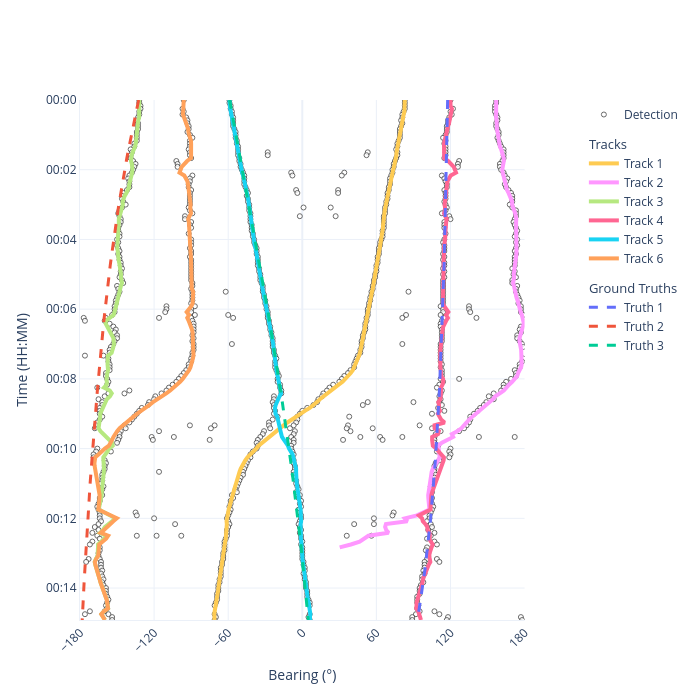

Notebook code cell kept with this figure:
### Code cell
import numpy as np
from stonesoup.dataassociator.neighbour import GNNWith2DAssignment
from stonesoup.dataassociator.probability import JPDA
from stonesoup.deleter.error import CovarianceBasedDeleter
from stonesoup.functions import mod_bearing
from stonesoup.hypothesiser.distance import DistanceHypothesiser
from stonesoup.hypothesiser.probability import PDAHypothesiser
from stonesoup.initiator.simple import MultiMeasurementInitiator
from stonesoup.measures import Mahalanobis
from stonesoup.models.measurement.linear import LinearGaussian
from stonesoup.models.transition.linear import ConstantVelocity
from stonesoup.predictor.kalman import KalmanPredictor
from stonesoup.tracker.simple import MultiTargetMixtureTracker
from stonesoup.types.state import GaussianState
from stonesoup.updater.kalman import KalmanUpdater

from nereus.plotter import plot_btr

transition_model = ConstantVelocity(0.000001)

predictor = KalmanPredictor(transition_model)

measurement_model = LinearGaussian(
    ndim_state=2,
    mapping=[0],
    noise_covar=np.array([[np.deg2rad(12) ** 2]]),
)

updater = KalmanUpdater(measurement_model=measurement_model)

fov_rad = np.deg2rad(360)
expected_false_alarms_per_scan = 3
clutter_spatial_density = expected_false_alarms_per_scan / fov_rad

hypothesiser = PDAHypothesiser(
    predictor=predictor,
    updater=updater,
    clutter_spatial_density=clutter_spatial_density,
    prob_detect=0.85,
)
data_associator = JPDA(hypothesiser=hypothesiser)

init_hypothesiser = DistanceHypothesiser(
    predictor=predictor,
    updater=updater,
    measure=Mahalanobis(),
    missed_distance=6,
)
init_associator = GNNWith2DAssignment(init_hypothesiser)

deleter = CovarianceBasedDeleter(covar_trace_thresh=0.2)

# Get bearing from first detection for prior state
first_detection = next(
    det
    for _, det_set in all_detections
    if det_set
    for det in det_set
)

initial_bearing = float(first_detection.state_vector[0, 0])

prior_state = GaussianState(
    np.array([[first_detection], [0.0]]),
    np.diag([np.deg2rad(5) ** 2, np.deg2rad(0.5) ** 2]),
    timestamp=start_time,
)

initiator = MultiMeasurementInitiator(
    prior_state=prior_state,
    measurement_model=measurement_model,
    deleter=deleter,
    data_associator=init_associator,
    updater=updater,
    min_points=60,
)

kf = MultiTargetMixtureTracker(
    initiator=initiator,
    deleter=deleter,
    detector=all_detections,
    data_associator=data_associator,
    updater=updater,
)

tracks = set()

for _, current_tracks in kf:
    for track in current_tracks:
        track[-1].state_vector[0, 0] = mod_bearing(float(track[-1].state_vector[0, 0]))
    tracks |= current_tracks

plot_btr(
    timesteps=timesteps,
    steering_azimuths=np.rad2deg(steering_azimuths_rad),
    truths=relative_bearing_truths,
    detections=detections_for_plotter,
    tracks=tracks,
    figsize=(700, 700),
).show()

### Figure 1 — Plotly figure (JSON) as saved in the notebook; plotly's stock layout.template omitted (floating-point values rounded to 4 significant figures; data arrays with more than 128 entries replaced by an {"elided": "..."} marker saying what was removed)
{"data": [{"legendgroup": "detections", "marker": {"color": "white", "line": {"width": 1}, "opacity": 0.8, "size": 5}, "mode": "markers", "name": "Detection", "type": "scatter", "x": {"elided": "1014 float values"}, "y": {"elided": "1014 str values"}}, {"connectgaps": false, "legendgroup": "tracks", "legendgrouptitle": {"text": "Tracks"}, "line": {"color": "#FECB52", "width": 4}, "mode": "lines", "name": "Track 1", "type": "scatter", "x": {"elided": "180 float values"}, "y": {"elided": "180 str values"}}, {"connectgaps": false, "legendgroup": "tracks", "line": {"color": "#FF97FF", "width": 4}, "mode": "lines", "name": "Track 2", "type": "scatter", "x": {"elided": "155 float values"}, "y": {"elided": "155 str values"}}, {"connectgaps": false, "legendgroup": "tracks", "line": {"color": "#B6E880", "width": 4}, "mode": "lines", "name": "Track 3", "type": "scatter", "x": {"elided": "180 float values"}, "y": {"elided": "180 str values"}}, {"connectgaps": false, "legendgroup": "tracks", "line": {"color": "#FF6692", "width": 4}, "mode": "lines", "name": "Track 4", "type": "scatter", "x": {"elided": "180 float values"}, "y": {"elided": "180 str values"}}, {"connectgaps": false, "legendgroup": "tracks", "line": {"color": "#19D3F3", "width": 4}, "mode": "lines", "name": "Track 5", "type": "scatter", "x": {"elided": "180 float values"}, "y": {"elided": "180 str values"}}, {"connectgaps": false, "legendgroup": "tracks", "line": {"color": "#FFA15A", "width": 4}, "mode": "lines", "name": "Track 6", "type": "scatter", "x": {"elided": "180 float values"}, "y": {"elided": "180 str values"}}, {"connectgaps": false, "legendgroup": "truths", "legendgrouptitle": {"text": "Ground Truths"}, "line": {"color": "#636EFA", "dash": "dash", "width": 3}, "mode": "lines", "name": "Truth 1", "type": "scatter", "x": {"elided": "180 float values"}, "y": {"elided": "180 str values"}}, {"connectgaps": false, "legendgroup": "truths", "line": {"color": "#EF553B", "dash": "dash", "width": 3}, "mode": "lines", "name": "Truth 2", "type": "scatter", "x": {"elided": "180 float values"}, "y": {"elided": "180 str values"}}, {"connectgaps": false, "legendgroup": "truths", "line": {"color": "#00CC96", "dash": "dash", "width": 3}, "mode": "lines", "name": "Truth 3", "type": "scatter", "x": {"elided": "180 float values"}, "y": {"elided": "180 str values"}}], "layout": {"height": 700, "paper_bgcolor": "white", "plot_bgcolor": "white", "showlegend": true, "width": 700, "xaxis": {"domain": [0, 0.9], "dtick": 60, "range": [-180, 180], "showline": true, "tick0": -180, "tickangle": -45, "tickmode": "linear", "title": {"text": "Bearing (°)"}}, "yaxis": {"autorange": false, "range": ["2026-02-26T00:14:55", "2026-02-26T00:00:00"], "showline": true, "tickformat": "%H:%M", "title": {"text": "Time (HH:MM)"}}}}
